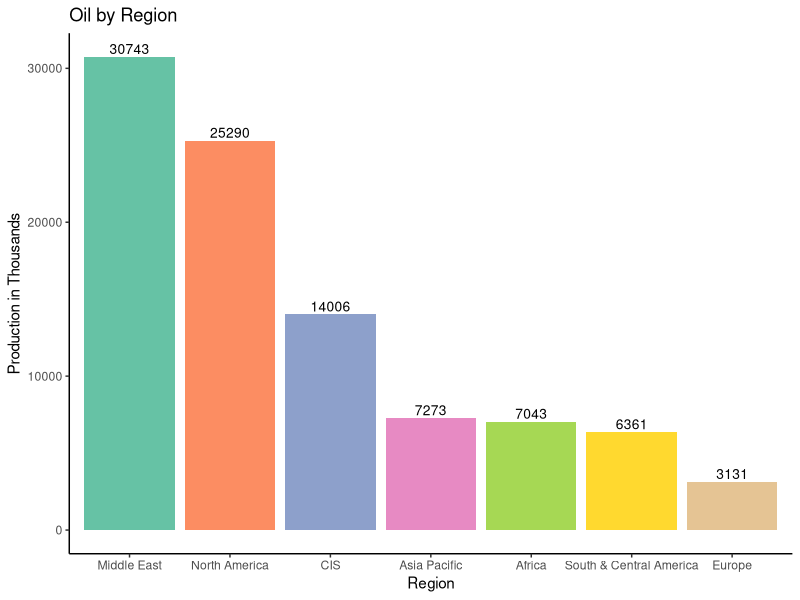
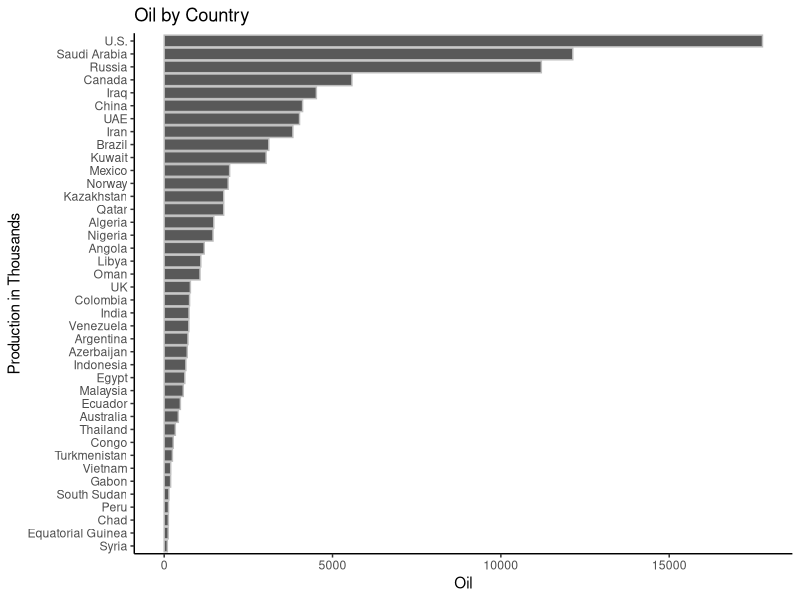
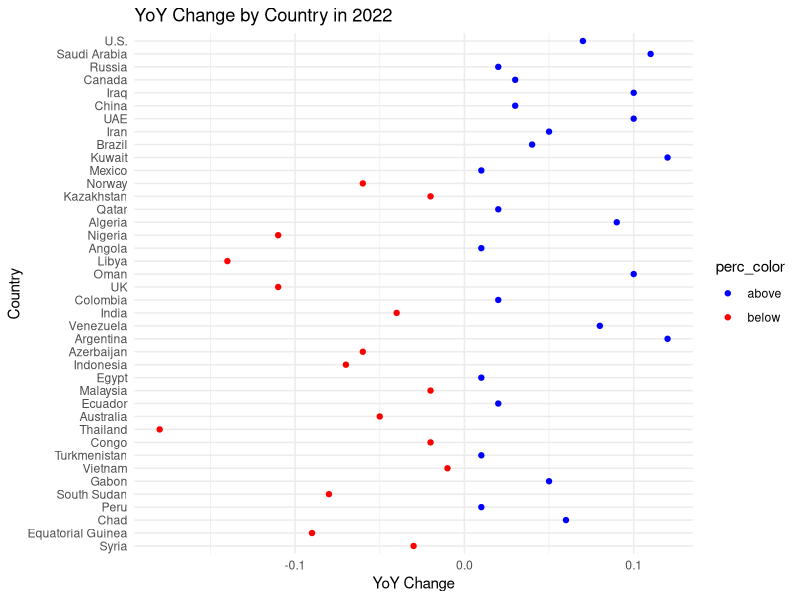

Write the R code that produced these figures, in order.
## ---- chunk 1
library(tidyverse)
library(RColorBrewer)


oil = read.csv("Oil_Production_Country_2022.csv")
region = read.csv("Oil_by_Region_2022.csv")


region$X2022.Production <- as.numeric(region$X2022.Production)

region <- region %>% mutate(Region = fct_reorder(Region, X2022.Production, .desc = TRUE))

ggplot(region, aes(y=X2022.Production, x=Region, fill=Region))+
  geom_col()+ 
  scale_fill_brewer(palette = "Set2") +
  labs(title = "Oil by Region",
     x = "Region",
     y = "Production in Thousands")  +
   theme_classic() +
    theme(legend.position = "none") +
    #theme_minimal()+
    geom_text(aes(label = X2022.Production), vjust = -0.3, size = 3.5, color = "black") 
  


  

## ---- chunk 2

oil$Country = as.factor(oil$Country)
oil <- oil %>% mutate(Country = fct_reorder(Country, X2022.Production, .desc = FALSE))

  ggplot(oil, aes(x=X2022.Production, y=Country))+
  geom_col(color='grey') +
  theme_classic() +
  labs(title = "Oil by Country",
         x = "Oil",
         y = "Production in Thousands") 
    # geom_label(
    # label=rownames(oil), 
    #  nudge_x = 0.25, nudge_y = 0.25, 
    #  check_overlap = T)

## ---- chunk 3
  oil = oil %>% mutate(perc_color = case_when(
    YoY.Change >0 ~ "above",
    YoY.Change <= 0 ~ "below"))
  ggplot(oil, aes(x = YoY.Change, y = Country, colour=perc_color)) +
    geom_point() +
    scale_color_manual(values = c("above" = "blue", "below" = "red")) +
    theme_minimal() +
    labs(title = "YoY Change by Country in 2022",
         x = "YoY Change",
         y = "Country") 
